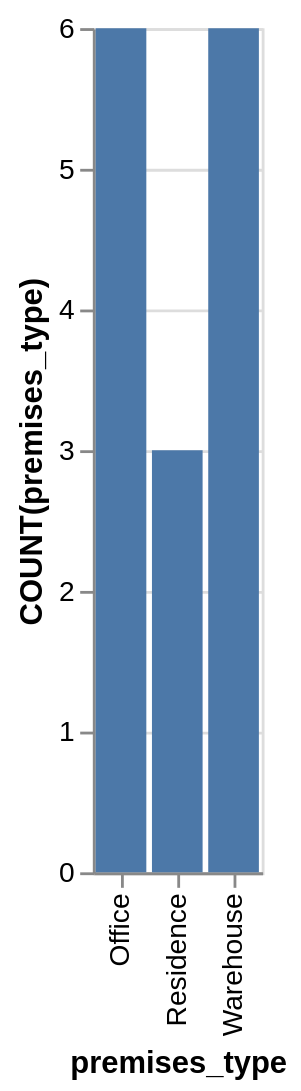

Write the Vega-Lite specification saved for this chart.
### Vega-Lite specification from a JSON file in a GitHub repository (floating-point values rounded to 4 significant figures)
{"data": {"values": [{"x_data": "Office", "y_data": 6}, {"x_data": "Residence", "y_data": 3}, {"x_data": "Warehouse", "y_data": 6}]}, "mark": "bar", "encoding": {"x": {"field": "x_data", "type": "nominal", "title": "premises_type", "sort": "ascending"}, "y": {"field": "y_data", "type": "quantitative", "title": "COUNT(premises_type)"}}}
